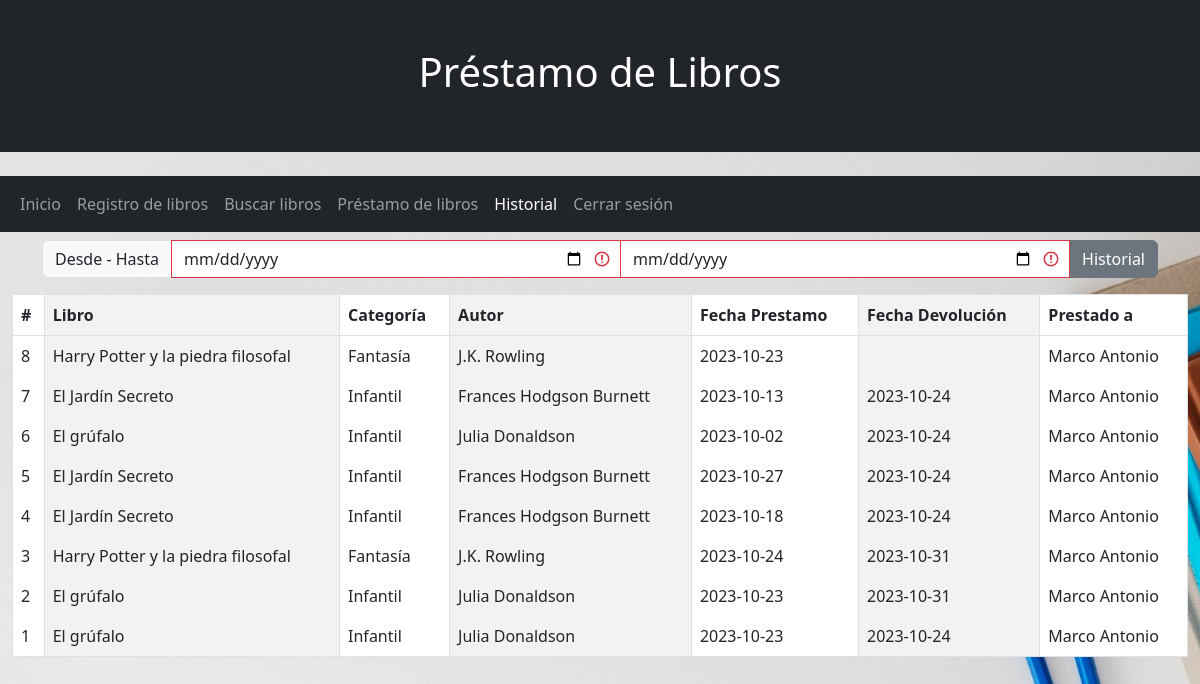
The page /historial.php on the database its author committed.
### tables this page shows
CREATE TABLE IF NOT EXISTS `prestamolibros` (
  `IdPrestamo` int(11) NOT NULL AUTO_INCREMENT,
  `IdLibro` int(11) NOT NULL,
  `IdUsuario` int(11) NOT NULL,
  `NumeroLibro` varchar(50) NOT NULL,
  `FechaInicio` date NOT NULL,
  `FechaFin` date DEFAULT NULL,
  PRIMARY KEY (`IdPrestamo`)
);

CREATE TABLE IF NOT EXISTS `libros` (
  `IdLibro` int(11) NOT NULL AUTO_INCREMENT,
  `IdCategoria` int(11) NOT NULL,
  `Titulo` varchar(50) NOT NULL,
  `Autor` varchar(50) NOT NULL,
  `Numero` varchar(50) NOT NULL DEFAULT ' ' COMMENT 'Es la clave del libro con el que fue registrado',
  `Descripcion` text NOT NULL,
  `EsPrestado` varchar(10) NOT NULL DEFAULT 'NO',
  PRIMARY KEY (`IdLibro`)
);

CREATE TABLE IF NOT EXISTS `categorias` (
  `IdCategoria` int(11) NOT NULL AUTO_INCREMENT,
  `NombreCategoria` varchar(50) NOT NULL,
  PRIMARY KEY (`IdCategoria`)
);

CREATE TABLE IF NOT EXISTS `usuarios` (
  `IdUsuario` int(11) NOT NULL AUTO_INCREMENT,
  `CurpUsuario` varchar(50) NOT NULL,
  `NombreUsuario` varchar(150) NOT NULL,
  `GradoGrupo` varchar(50) NOT NULL,
  PRIMARY KEY (`IdUsuario`)
);

### historial.php (the view, shortened to what this page needs)
<?php
include_once "conexion.php";
?>
<!DOCTYPE html>
<html lang="en">
<head>
	<link href="css/bootstrap.min.css" rel="stylesheet">
	<link rel="stylesheet" href="css/style.css">
</head>
<body class="background">
	<div class="p-5 mb-4 text-bg-info text-center text-white bg-dark">
		<h1>Préstamo de Libros</h1>
	</div>
	<nav class="navbar navbar-expand-sm bg-dark navbar-dark sticky-top">
		<div class="container-fluid">
			<ul class="navbar-nav ">
				<li class="nav-item">
					<a class="nav-link" href="dashboard.php">Inicio</a>
				</li>
				<li class="nav-item">
					<a class="nav-link" href="registro.php">Registro de libros</a>
				</li>
				<li class="nav-item">
					<a class="nav-link" href="busqueda.php">Buscar libros</a>
				</li>
				<li class="nav-item">
					<a class="nav-link" href="prestamo.php">Préstamo de libros</a>
				</li>
				<li class="nav-item">
					<a class="nav-link active" href="historial.php">Historial</a>
				</li>
				<li class="nav-item">
					<a class="nav-link" href="index.php">Cerrar sesión</a>
				</li>
			</ul>
		</div>
	</nav>
	<div class="container my-2">
		<form class="was-validated">
			<div class="input-group mb-3">
				<span class="input-group-text">Desde - Hasta</span>
				<input type="date" id="desde" aria-label="desde" class="form-control" placeholder="Desde" required>
				<input type="date" id="hasta" aria-label="hasta" class="form-control" placeholder="Hasta" required>
				<button onclick="consultar_historial()" class="btn btn-secondary" type="button" id="button-addon2">Historial</button>
			</div>
		</form>
	</div>
	<div class="container-fluid">
		<div class="table-responsive table-bordered">
			<table class="table table-striped-columns table-hover table-bordered align-middle">
				<thead>
					<tr>
						<th scope="col">#</th>
						<th scope="col">Libro</th>
						<th scope="col">Categoría</th>
						<th scope="col">Autor</th>
						<th scope="col">Fecha Prestamo</th>
						<th scope="col">Fecha Devolución</th>
						<th scope="col">Prestado a</th>
					</tr>
				</thead>
				<tbody id="tbody-historial" class="table-group-divider">
					<?php
					$sql = "SELECT * FROM prestamolibros ORDER BY IdPrestamo DESC LIMIT 250";
					$prestamos_st = $pdo->prepare($sql);
					$prestamos_st->execute();
					while ($prestamo = $prestamos_st->fetch()) {
						$IdLibro = $prestamo['IdLibro'];
						$sql = "SELECT * FROM libros WHERE IdLibro = '{$IdLibro}' LIMIT 1";
						$libro_st = $pdo->prepare($sql);
						$libro_st->execute();
						$libro = $libro_st->fetch();
						$libro_categoria = $libro['IdCategoria'];
						$sql = "SELECT * FROM categorias WHERE IdCategoria = '{$libro_categoria}' LIMIT 1";
						$libro_categoria_st = $pdo->prepare($sql);
						$libro_categoria_st->execute();
						$categoria = $libro_categoria_st->fetch();
						$sql = "SELECT * FROM Usuarios WHERE IdUsuario = '{$prestamo['IdUsuario']}'";
						$usuario_st = $pdo->prepare($sql);
						$usuario_st->execute();
						$usuario = $usuario_st->fetch();
					?>
						<tr>
							<td><?= $prestamo['IdPrestamo'] ?></td>
							<td><?= $libro['Titulo'] ?></td>
							<td><?= $categoria['NombreCategoria'] ?></td>
							<td><?= $libro['Autor'] ?></td>
							<td><?= $prestamo['FechaInicio'] ?></td>
							<td><?= $prestamo['FechaFin'] ?></td>
							<td><?= $usuario['NombreUsuario'] ?></td>
						</tr>
					<?php
					}
					?>
				</tbody>
			</table>
		</div>
	</div>
</body>
</html>

### css/style.css (style rules this page uses)
:root { --main: #ab25be; }
.background { background-image: url("../img/background.jpg"); }

### rows shown on the page
prestamolibros: IdPrestamo "8", IdLibro.Titulo "Harry Potter y la piedra filosofal", categorias.NombreCategoria "Fantasía", IdLibro.Autor "J.K. Rowling", FechaInicio "2023-10-23", IdUsuario.NombreUsuario "Marco Antonio"
prestamolibros: IdPrestamo "7", IdLibro.Titulo "El Jardín Secreto", categorias.NombreCategoria "Infantil", IdLibro.Autor "Frances Hodgson Burnett", FechaInicio "2023-10-13", FechaFin "2023-10-24", IdUsuario.NombreUsuario "Marco Antonio"
prestamolibros: IdPrestamo "6", IdLibro.Titulo "El grúfalo", categorias.NombreCategoria "Infantil", IdLibro.Autor "Julia Donaldson", FechaInicio "2023-10-02", FechaFin "2023-10-24", IdUsuario.NombreUsuario "Marco Antonio"
prestamolibros: IdPrestamo "5", IdLibro.Titulo "El Jardín Secreto", categorias.NombreCategoria "Infantil", IdLibro.Autor "Frances Hodgson Burnett", FechaInicio "2023-10-27", FechaFin "2023-10-24", IdUsuario.NombreUsuario "Marco Antonio"
prestamolibros: IdPrestamo "4", IdLibro.Titulo "El Jardín Secreto", categorias.NombreCategoria "Infantil", IdLibro.Autor "Frances Hodgson Burnett", FechaInicio "2023-10-18", FechaFin "2023-10-24", IdUsuario.NombreUsuario "Marco Antonio"
prestamolibros: IdPrestamo "3", IdLibro.Titulo "Harry Potter y la piedra filosofal", categorias.NombreCategoria "Fantasía", IdLibro.Autor "J.K. Rowling", FechaInicio "2023-10-24", FechaFin "2023-10-31", IdUsuario.NombreUsuario "Marco Antonio"
prestamolibros: IdPrestamo "2", IdLibro.Titulo "El grúfalo", categorias.NombreCategoria "Infantil", IdLibro.Autor "Julia Donaldson", FechaInicio "2023-10-23", FechaFin "2023-10-31", IdUsuario.NombreUsuario "Marco Antonio"
prestamolibros: IdPrestamo "1", IdLibro.Titulo "El grúfalo", categorias.NombreCategoria "Infantil", IdLibro.Autor "Julia Donaldson", FechaInicio "2023-10-23", FechaFin "2023-10-24", IdUsuario.NombreUsuario "Marco Antonio"
